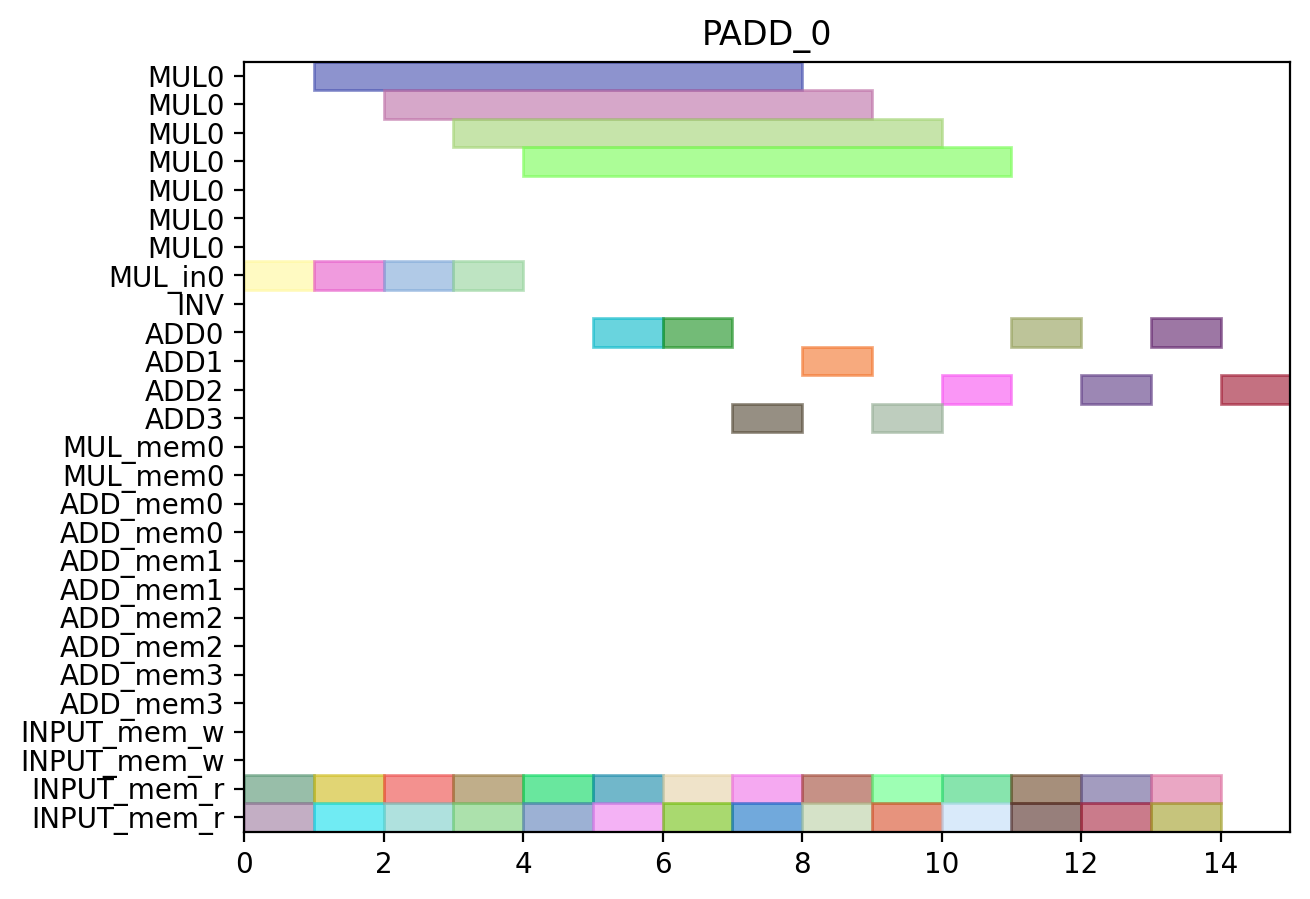

Write the Python code that produced this figure.
from pyschedule import Scenario, solvers, plotters, alt


def solve():
	horizon = 90
	S = Scenario("PADD_0", horizon=horizon)

	# resource
	MUL = S.Resources('MUL', num=1, size=7)
	MUL_in = S.Resources('MUL_in', num=1)
	INV = S.Resource('INV')
	ADD = S.Resources('ADD', num=4, periods=range(1, horizon))
	MUL_mem = S.Resources('MUL_mem', num=1, size=2)
	ADD_mem = S.Resources('ADD_mem', num=4, size=2)
	INPUT_mem_w = S.Resource('INPUT_mem_w', size=2)
	INPUT_mem_r = S.Resource('INPUT_mem_r', size=2)

	# result of previous scheduling

	# new tasks
	t0_t0_in = S.Task('t0_t0_in', length=1, delay_cost=1)
	t0_t0_in += alt(MUL_in)
	t0_t0 = S.Task('t0_t0', length=7, delay_cost=1)
	t0_t0 += alt(MUL)
	S += t0_t0>=t0_t0_in

	t0_t0_mem0 = S.Task('t0_t0_mem0', length=1, delay_cost=1)
	t0_t0_mem0 += INPUT_mem_r
	S += t0_t0_mem0 <= t0_t0

	t0_t0_mem1 = S.Task('t0_t0_mem1', length=1, delay_cost=1)
	t0_t0_mem1 += INPUT_mem_r
	S += t0_t0_mem1 <= t0_t0

	t0_t1_in = S.Task('t0_t1_in', length=1, delay_cost=1)
	t0_t1_in += alt(MUL_in)
	t0_t1 = S.Task('t0_t1', length=7, delay_cost=1)
	t0_t1 += alt(MUL)
	S += t0_t1>=t0_t1_in

	t0_t1_mem0 = S.Task('t0_t1_mem0', length=1, delay_cost=1)
	t0_t1_mem0 += INPUT_mem_r
	S += t0_t1_mem0 <= t0_t1

	t0_t1_mem1 = S.Task('t0_t1_mem1', length=1, delay_cost=1)
	t0_t1_mem1 += INPUT_mem_r
	S += t0_t1_mem1 <= t0_t1

	t0_t2 = S.Task('t0_t2', length=1, delay_cost=1)
	t0_t2 += alt(ADD)

	t0_t2_mem0 = S.Task('t0_t2_mem0', length=1, delay_cost=1)
	t0_t2_mem0 += INPUT_mem_r
	S += t0_t2_mem0 <= t0_t2

	t0_t2_mem1 = S.Task('t0_t2_mem1', length=1, delay_cost=1)
	t0_t2_mem1 += INPUT_mem_r
	S += t0_t2_mem1 <= t0_t2

	t0_t3 = S.Task('t0_t3', length=1, delay_cost=1)
	t0_t3 += alt(ADD)

	t0_t3_mem0 = S.Task('t0_t3_mem0', length=1, delay_cost=1)
	t0_t3_mem0 += INPUT_mem_r
	S += t0_t3_mem0 <= t0_t3

	t0_t3_mem1 = S.Task('t0_t3_mem1', length=1, delay_cost=1)
	t0_t3_mem1 += INPUT_mem_r
	S += t0_t3_mem1 <= t0_t3

	t2_t0_in = S.Task('t2_t0_in', length=1, delay_cost=1)
	t2_t0_in += alt(MUL_in)
	t2_t0 = S.Task('t2_t0', length=7, delay_cost=1)
	t2_t0 += alt(MUL)
	S += t2_t0>=t2_t0_in

	t2_t0_mem0 = S.Task('t2_t0_mem0', length=1, delay_cost=1)
	t2_t0_mem0 += INPUT_mem_r
	S += t2_t0_mem0 <= t2_t0

	t2_t0_mem1 = S.Task('t2_t0_mem1', length=1, delay_cost=1)
	t2_t0_mem1 += INPUT_mem_r
	S += t2_t0_mem1 <= t2_t0

	t2_t1_in = S.Task('t2_t1_in', length=1, delay_cost=1)
	t2_t1_in += alt(MUL_in)
	t2_t1 = S.Task('t2_t1', length=7, delay_cost=1)
	t2_t1 += alt(MUL)
	S += t2_t1>=t2_t1_in

	t2_t1_mem0 = S.Task('t2_t1_mem0', length=1, delay_cost=1)
	t2_t1_mem0 += INPUT_mem_r
	S += t2_t1_mem0 <= t2_t1

	t2_t1_mem1 = S.Task('t2_t1_mem1', length=1, delay_cost=1)
	t2_t1_mem1 += INPUT_mem_r
	S += t2_t1_mem1 <= t2_t1

	t2_t2 = S.Task('t2_t2', length=1, delay_cost=1)
	t2_t2 += alt(ADD)

	t2_t2_mem0 = S.Task('t2_t2_mem0', length=1, delay_cost=1)
	t2_t2_mem0 += INPUT_mem_r
	S += t2_t2_mem0 <= t2_t2

	t2_t2_mem1 = S.Task('t2_t2_mem1', length=1, delay_cost=1)
	t2_t2_mem1 += INPUT_mem_r
	S += t2_t2_mem1 <= t2_t2

	t2_t3 = S.Task('t2_t3', length=1, delay_cost=1)
	t2_t3 += alt(ADD)

	t2_t3_mem0 = S.Task('t2_t3_mem0', length=1, delay_cost=1)
	t2_t3_mem0 += INPUT_mem_r
	S += t2_t3_mem0 <= t2_t3

	t2_t3_mem1 = S.Task('t2_t3_mem1', length=1, delay_cost=1)
	t2_t3_mem1 += INPUT_mem_r
	S += t2_t3_mem1 <= t2_t3

	t7_t2 = S.Task('t7_t2', length=1, delay_cost=1)
	t7_t2 += alt(ADD)

	t7_t2_mem0 = S.Task('t7_t2_mem0', length=1, delay_cost=1)
	t7_t2_mem0 += INPUT_mem_r
	S += t7_t2_mem0 <= t7_t2

	t7_t2_mem1 = S.Task('t7_t2_mem1', length=1, delay_cost=1)
	t7_t2_mem1 += INPUT_mem_r
	S += t7_t2_mem1 <= t7_t2

	t9_t2 = S.Task('t9_t2', length=1, delay_cost=1)
	t9_t2 += alt(ADD)

	t9_t2_mem0 = S.Task('t9_t2_mem0', length=1, delay_cost=1)
	t9_t2_mem0 += INPUT_mem_r
	S += t9_t2_mem0 <= t9_t2

	t9_t2_mem1 = S.Task('t9_t2_mem1', length=1, delay_cost=1)
	t9_t2_mem1 += INPUT_mem_r
	S += t9_t2_mem1 <= t9_t2

	t14_t2 = S.Task('t14_t2', length=1, delay_cost=1)
	t14_t2 += alt(ADD)

	t14_t2_mem0 = S.Task('t14_t2_mem0', length=1, delay_cost=1)
	t14_t2_mem0 += INPUT_mem_r
	S += t14_t2_mem0 <= t14_t2

	t14_t2_mem1 = S.Task('t14_t2_mem1', length=1, delay_cost=1)
	t14_t2_mem1 += INPUT_mem_r
	S += t14_t2_mem1 <= t14_t2

	new_TZ_t2 = S.Task('new_TZ_t2', length=1, delay_cost=1)
	new_TZ_t2 += alt(ADD)

	new_TZ_t2_mem0 = S.Task('new_TZ_t2_mem0', length=1, delay_cost=1)
	new_TZ_t2_mem0 += INPUT_mem_r
	S += new_TZ_t2_mem0 <= new_TZ_t2

	new_TZ_t2_mem1 = S.Task('new_TZ_t2_mem1', length=1, delay_cost=1)
	new_TZ_t2_mem1 += INPUT_mem_r
	S += new_TZ_t2_mem1 <= new_TZ_t2

	t16_t2 = S.Task('t16_t2', length=1, delay_cost=1)
	t16_t2 += alt(ADD)

	t16_t2_mem0 = S.Task('t16_t2_mem0', length=1, delay_cost=1)
	t16_t2_mem0 += INPUT_mem_r
	S += t16_t2_mem0 <= t16_t2

	t16_t2_mem1 = S.Task('t16_t2_mem1', length=1, delay_cost=1)
	t16_t2_mem1 += INPUT_mem_r
	S += t16_t2_mem1 <= t16_t2

	t17_t2 = S.Task('t17_t2', length=1, delay_cost=1)
	t17_t2 += alt(ADD)

	t17_t2_mem0 = S.Task('t17_t2_mem0', length=1, delay_cost=1)
	t17_t2_mem0 += INPUT_mem_r
	S += t17_t2_mem0 <= t17_t2

	t17_t2_mem1 = S.Task('t17_t2_mem1', length=1, delay_cost=1)
	t17_t2_mem1 += INPUT_mem_r
	S += t17_t2_mem1 <= t17_t2

	solvers.mip.solve(S,msg=1,kind='CPLEX',ratio_gap=1.01)

	solution = [['hoge']*len(S.solution()[1]) for i in range(len(S.solution()))]
	for i in range(len(S.solution())):
		for j in range(len(S.solution()[i])):
			solution[i][j]=str(S.solution()[i][j])
	print(solution)

	cycles = int(solution[-1][3])

	pic_file_name = "/home/mfukuda/pairing_automation_design2/bls12-1150/scheduling/PADD_mul1_add4/PADD_0.png"
	if(S.solution() != []):
		plotters.matplotlib.plot(S,img_filename=pic_file_name, vertical_text=True, fig_size=(cycles*0.25+3, 5), show_task_labels=False)

	return solution
